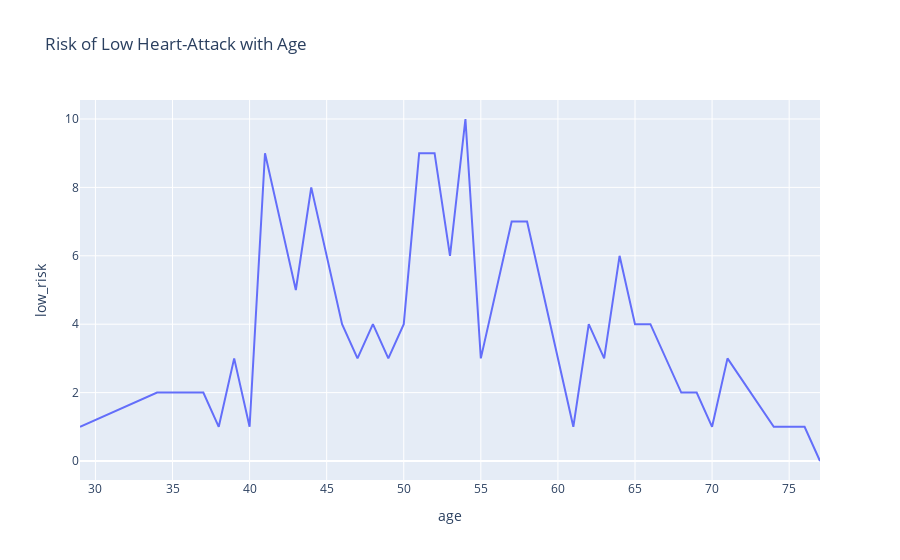

Source (notebook cell):
### Code cell
px.line(graphh,graphh["age"],graphh["low_risk"],title="Risk of Low Heart-Attack with Age")

### Figure 1 — Plotly figure (JSON) as saved in the notebook; plotly's stock layout.template omitted (floating-point values rounded to 4 significant figures)
{"data": [{"hovertemplate": "age=%{x}<br>low_risk=%{y}<extra></extra>", "legendgroup": "", "line": {"color": "#636efa", "dash": "solid"}, "mode": "lines", "name": "", "orientation": "v", "showlegend": false, "type": "scatter", "x": [29, 34, 35, 37, 38, 39, 40, 41, 42, 43, 44, 45, 46, 47, 48, 49, 50, 51, 52, 53, 54, 55, 56, 57, 58, 59, 60, 61, 62, 63, 64, 65, 66, 67, 68, 69, 70, 71, 74, 76, 77], "xaxis": "x", "y": [1, 2, 2, 2, 1, 3, 1, 9, 7, 5, 8, 6, 4, 3, 4, 3, 4, 9, 9, 6, 10, 3, 5, 7, 7, 5, 3, 1, 4, 3, 6, 4, 4, 3, 2, 2, 1, 3, 1, 1, 0], "yaxis": "y"}], "layout": {"legend": {"tracegroupgap": 0}, "title": {"text": "Risk of Low Heart-Attack with Age"}, "xaxis": {"anchor": "y", "domain": [0, 1], "title": {"text": "age"}}, "yaxis": {"anchor": "x", "domain": [0, 1], "title": {"text": "low_risk"}}}}
